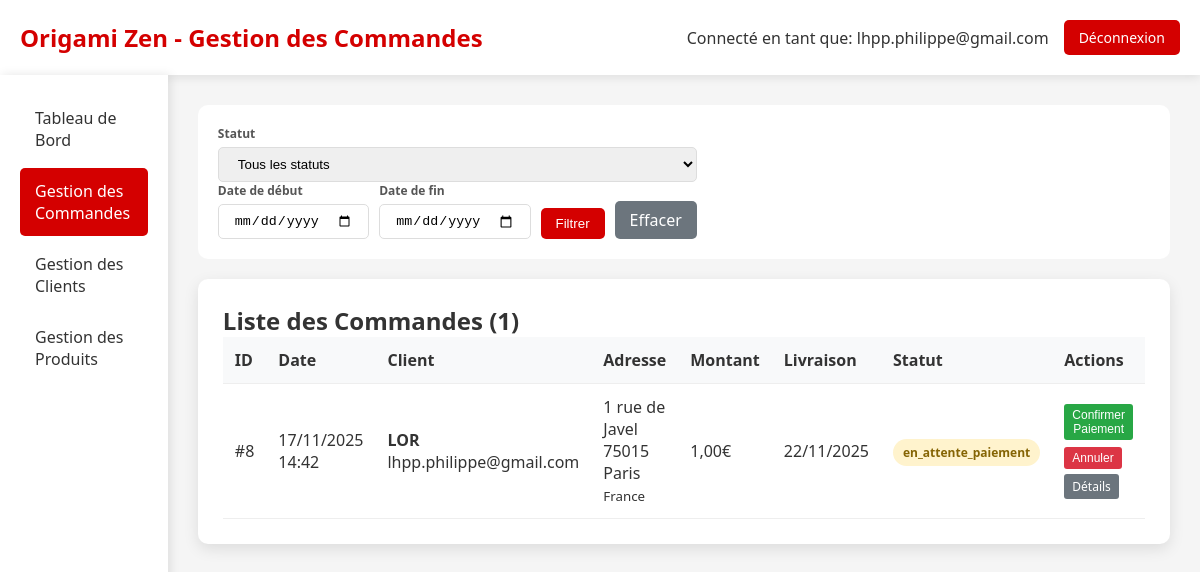
/admin_commandes.php (signed in), run on an earlier commit of the app's database.
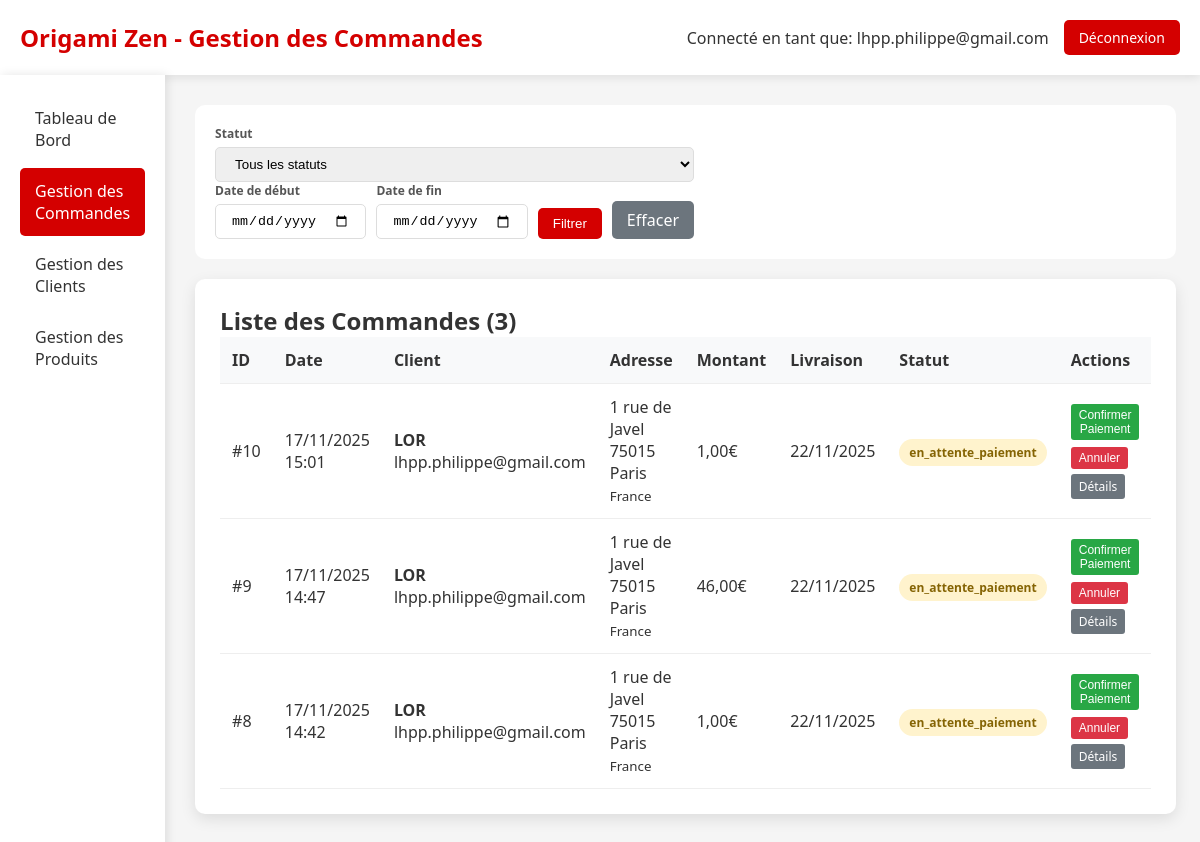
And on a later commit of the database.
### tables this page shows
CREATE TABLE IF NOT EXISTS `commande` (
  `idCommande` bigint NOT NULL AUTO_INCREMENT,
  `idClient` bigint NOT NULL,
  `idAdresseLivraison` bigint NOT NULL,
  `idAdresseFacturation` bigint DEFAULT NULL,
  `dateCommande` datetime NOT NULL,
  `modeReglement` varchar(20) NOT NULL DEFAULT 'CB',
  `delaiLivraison` date NOT NULL,
  `fraisDePort` double NOT NULL,
  `montantTotal` double NOT NULL,
  `statut` varchar(20) NOT NULL DEFAULT 'en_attente',
  `statut_paiement` enum('en_attente','payee','echec','annulee','rembourse') DEFAULT 'en_attente',
  `idPaiement` int DEFAULT NULL,
  PRIMARY KEY (`idCommande`),
  KEY `Commande_idClient_FK` (`idClient`),
  KEY `Commande_idAdresseLivraison_FK` (`idAdresseLivraison`),
  KEY `idAdresseFacturation` (`idAdresseFacturation`)
);

CREATE TABLE IF NOT EXISTS `client` (
  `idClient` bigint NOT NULL AUTO_INCREMENT,
  `email` varchar(50) NOT NULL,
  `motDePasse` varchar(255) DEFAULT NULL,
  `nom` varchar(50) DEFAULT NULL,
  `prenom` varchar(50) DEFAULT NULL,
  `telephone` varchar(20) DEFAULT NULL,
  `email_confirme` tinyint(1) DEFAULT '0',
  `token_confirmation` varchar(64) DEFAULT NULL,
  `token_expires` datetime DEFAULT NULL,
  `type` enum('temporaire','permanent') DEFAULT 'temporaire',
  `date_creation` datetime DEFAULT CURRENT_TIMESTAMP,
  `session_id` varchar(128) DEFAULT NULL,
  PRIMARY KEY (`idClient`),
  KEY `idx_client_type` (`type`),
  KEY `idx_client_session` (`session_id`),
  KEY `idx_client_date` (`date_creation`)
);

CREATE TABLE IF NOT EXISTS `adresse` (
  `idAdresse` bigint NOT NULL AUTO_INCREMENT,
  `idClient` bigint NOT NULL,
  `nom` varchar(50) NOT NULL,
  `prenom` varchar(50) NOT NULL,
  `adresse` varchar(50) NOT NULL,
  `codePostal` varchar(50) NOT NULL,
  `ville` varchar(50) NOT NULL,
  `pays` varchar(50) NOT NULL,
  `telephone` varchar(50) NOT NULL,
  `instructions` varchar(255) DEFAULT NULL,
  `societe` varchar(50) DEFAULT NULL,
  `type` varchar(20) DEFAULT 'livraison',
  `dateCreation` datetime DEFAULT CURRENT_TIMESTAMP,
  PRIMARY KEY (`idAdresse`),
  KEY `Adresse_idClient_FK` (`idClient`)
);

### admin_commandes.php (the view, shortened to what the changed rows need)
<?php
$host = 'localhost';
$dbname = 'origami';
$username = 'root';
$password = '';
try {
    $pdo = new PDO("mysql:host=$host;dbname=$dbname;charset=utf8", $username, $password);
    $pdo->setAttribute(PDO::ATTR_ERRMODE, PDO::ERRMODE_EXCEPTION);
    $where = "";
    $params = [];
    $stmt = $pdo->prepare("
        SELECT c.idCommande, c.dateCommande, c.montantTotal, c.statut, c.delaiLivraison,
               cl.nom, cl.prenom, cl.email, cl.telephone,
               a.adresse, a.codePostal, a.ville, a.pays
        FROM Commande c
        JOIN Client cl ON c.idClient = cl.idClient
        JOIN Adresse a ON c.idAdresseLivraison = a.idAdresse
        $where
        ORDER BY c.dateCommande DESC
    ");
    $stmt->execute($params);
    $commandes = $stmt->fetchAll(PDO::FETCH_ASSOC);
} catch (PDOException $e) {
    die("Erreur de connexion à la base de données: " . $e->getMessage());
}
?>
<!DOCTYPE html>
<html lang="fr">
<head>
</head>
<body>
    <div class="header">
        <div class="logo">
            <h1>Origami Zen - Gestion des Commandes</h1>
        </div>
    </div>
    <div class="container">
        <div class="main-content">
            <div class="section">
                <h2>Liste des Commandes (<?= count($commandes) ?>)</h2>
                <?php if (empty($commandes)): ?>
                    <div class="no-orders">
                        Aucune commande trouvée pour les critères sélectionnés.
                    </div>
                <?php else: ?>
                <table>
                    <thead>
                        <tr>
                            <th>ID</th>
                            <th>Date</th>
                            <th>Client</th>
                            <th>Adresse</th>
                            <th>Montant</th>
                            <th>Livraison</th>
                            <th>Statut</th>
                            <th>Actions</th>
                        </tr>
                    </thead>
                    <tbody>
                        <?php foreach ($commandes as $commande): ?>
                        <tr>
                            <td>#<?= $commande['idCommande'] ?></td>
                            <td><?= date('d/m/Y H:i', strtotime($commande['dateCommande'])) ?></td>
                            <td>
                                <strong><?= htmlspecialchars($commande['prenom'] . ' ' . $commande['nom']) ?></strong><br>
                                <?= htmlspecialchars($commande['email']) ?><br>
                            </td>
                            <td>
                                <?= htmlspecialchars($commande['adresse']) ?><br>
                                <?= htmlspecialchars($commande['codePostal'] . ' ' . $commande['ville']) ?><br>
                                <small><?= htmlspecialchars($commande['pays']) ?></small>
                            </td>
                            <td><?= number_format($commande['montantTotal'], 2, ',', ' ') ?>€</td>
                            <td><?= date('d/m/Y', strtotime($commande['delaiLivraison'])) ?></td>
                            <td>
                                <span class="status-badge status-<?= $commande['statut'] ?>"
                                      onclick="changerStatut(<?= $commande['idCommande'] ?>, '<?= $commande['statut'] ?>')"
                                      title="Cliquez pour changer le statut">
                                    <?= $commande['statut'] ?>
                                </span>
                            </td>
                            <td>
                                <div class="order-actions">
                                    <?php if ($commande['statut'] === 'en_attente_paiement'): ?>
                                        <form method="POST" class="action-form">
                                            <button type="submit" name="action" value="confirmer" class="btn-small btn-confirm" onclick="return confirm('Confirmer le paiement de cette commande ?')">Confirmer Paiement</button>
                                        </form>
                                        <form method="POST" class="action-form">
                                            <button type="submit" name="action" value="annuler" class="btn-small btn-cancel" onclick="return confirm('Annuler cette commande ?')">Annuler</button>
                                        </form>
                                    <?php endif; ?>
                                    <a href="admin_commande_detail.php?id=<?= $commande['idCommande'] ?>" class="btn-small btn-details">Détails</a>
                                </div>
                            </td>
                        </tr>
                        <?php endforeach; ?>
                    </tbody>
                </table>
                <?php endif; ?>
            </div>
        </div>
    </div>
</body>
</html>

What changed in the data, as far as the page shows it:
added commande: idCommande "10", dateCommande "17/11/2025 15:01", idClient.nom "LOR", idClient.email "lhpp.philippe@gmail.com", idAdresseLivraison.adresse "1 rue de Javel", idAdresseLivraison.ville "75015 Paris", idAdresseLivraison.pays "France", montantTotal "1,00", delaiLivraison "22/11/2025", statut "en_attente_paiement"
added commande: idCommande "9", dateCommande "17/11/2025 14:47", idClient.nom "LOR", idClient.email "lhpp.philippe@gmail.com", idAdresseLivraison.adresse "1 rue de Javel", idAdresseLivraison.ville "75015 Paris", idAdresseLivraison.pays "France", montantTotal "46,00", delaiLivraison "22/11/2025", statut "en_attente_paiement"
Also different on the page:
count($commandes): "1" → "3"
